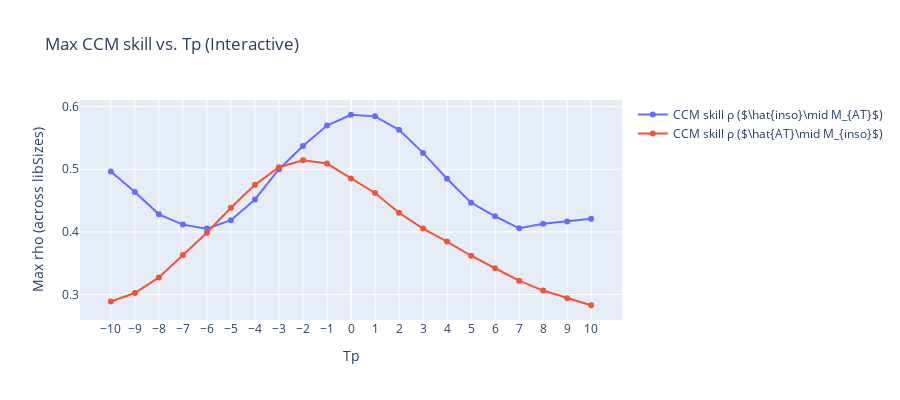

Notebook code for this chart:
### Code cell
from toolbox import ccm_functions as cf
import importlib
importlib.reload(cf)


Tps_list, forward_rhos, reverse_rhos = cf.find_optimal_Tp(
    df_sd      = df_AT,
    df_pre     = df_inso,
    E          = 4,
    tau        = -2,
    libSizes   = "100 200 300 400 500 600",
    sample     = 20,
    Tps        = range(-10, 11),
    interactive=True   
)

### Figure 1 — Plotly figure (JSON) as saved in the notebook; plotly's stock layout.template omitted (floating-point values rounded to 4 significant figures)
{"data": [{"mode": "lines+markers", "name": "CCM skill ρ ($\\hat{inso}\\mid M_{AT}$)", "type": "scatter", "x": [-10, -9, -8, -7, -6, -5, -4, -3, -2, -1, 0, 1, 2, 3, 4, 5, 6, 7, 8, 9, 10], "y": [0.4965, 0.4638, 0.428, 0.4116, 0.4052, 0.4187, 0.4518, 0.5002, 0.5371, 0.5698, 0.5871, 0.5845, 0.5631, 0.5262, 0.4849, 0.4466, 0.425, 0.4057, 0.413, 0.4164, 0.4209]}, {"mode": "lines+markers", "name": "CCM skill ρ ($\\hat{AT}\\mid M_{inso}$)", "type": "scatter", "x": [-10, -9, -8, -7, -6, -5, -4, -3, -2, -1, 0, 1, 2, 3, 4, 5, 6, 7, 8, 9, 10], "y": [0.2887, 0.3023, 0.3272, 0.3631, 0.3986, 0.4385, 0.4751, 0.5034, 0.5143, 0.5092, 0.4854, 0.4622, 0.4305, 0.4053, 0.3846, 0.3619, 0.3419, 0.322, 0.3063, 0.2939, 0.2828]}], "layout": {"height": 400, "title": {"text": "Max CCM skill vs. Tp (Interactive)"}, "width": 900, "xaxis": {"tickmode": "array", "tickvals": [-10, -9, -8, -7, -6, -5, -4, -3, -2, -1, 0, 1, 2, 3, 4, 5, 6, 7, 8, 9, 10], "title": {"text": "Tp"}}, "yaxis": {"title": {"text": "Max rho (across libSizes)"}}}}
